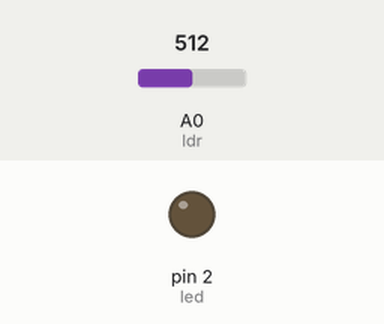
Recording of a sketch running on a simulated Arduino Uno, built with avr-gcc and run on an emulated ATmega328P. Parts: output pins drawn as LEDs (lit = HIGH). Dashed ring = blinking. The inputs (shaded band) are chosen by the test bench; at power-on: A0 (ldr) = 512.

Above: at 1.2 s.
1.3 s: A0 (ldr) set to 529
At 1.55 s:
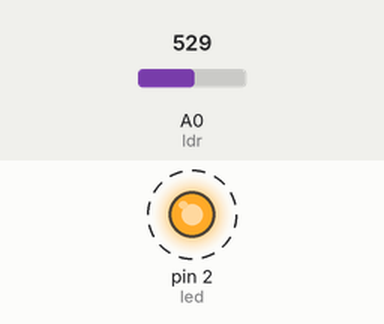
4.3 s: A0 (ldr) set to 511
At 4.3 s:
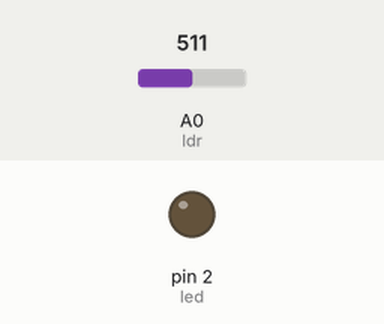
5.8 s: A0 (ldr) set to 716
At 6.05 s:
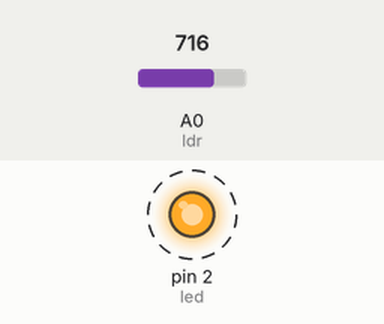
8.8 s: A0 (ldr) set to 502
Timing chart, 0 to 11.3 s (numbered marks = the images above; inputs shaded):
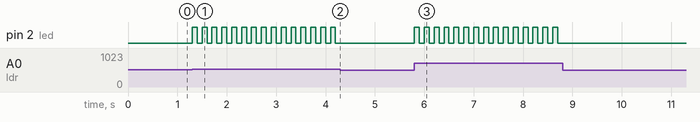

Measured:
- the behaviour switches between 512 and 513 on A0 (ldr) (found by bisection; images 0 and 1)
- after the input at 1.3 s, pin 2 (led): alternates HIGH for 0.10 s and LOW for 0.10 s, starting at once
- after the input at 4.3 s, pin 2 (led): stops changing and stays LOW
- after the input at 5.8 s, pin 2 (led): alternates HIGH for 0.10 s and LOW for 0.10 s, starting at once
- after the input at 8.8 s, pin 2 (led): stops changing and stays LOW

The sketch:

_2a.ino
```cpp
int led = 2;
int button = 3;

// The LDR sensor is connected to pin A0. "A" means that this pin is an analog pin,
// the MCU can read it's voltage value (not only the LOW or HIGH state, that is why it is different from a digital pin).
// give this pin a name:
int ldr = 0;

// The setup routine runs once when you press reset or after power-up:
void setup() {
  pinMode(led, OUTPUT);
  pinMode(button, INPUT);

  // On arduino an analog pin does not require any initialization (unlike digital pins).
}

// The loop routine runs over and over again forever:
void loop() {
  //TODO: turn on the LED blinking when the LDR detects light
  if(analogRead(ldr) > 512){
    digitalWrite(led, HIGH);   // turn the LED on
    delay(100);                // wait 100ms
    digitalWrite(led, LOW);    // turn the LED off
    delay(100);                // wait 100ms
  }
}

/*
References, hints:
https://www.arduino.cc/en/Reference/analogRead
https://learn.adafruit.com/photocells/

Advanced info:
http://www.tme.eu/hu/details/gm3516/fotoellenallasok/wodeyijia/
http://www.ohmslawcalculator.com/voltage-divider-calculator
*/
```
